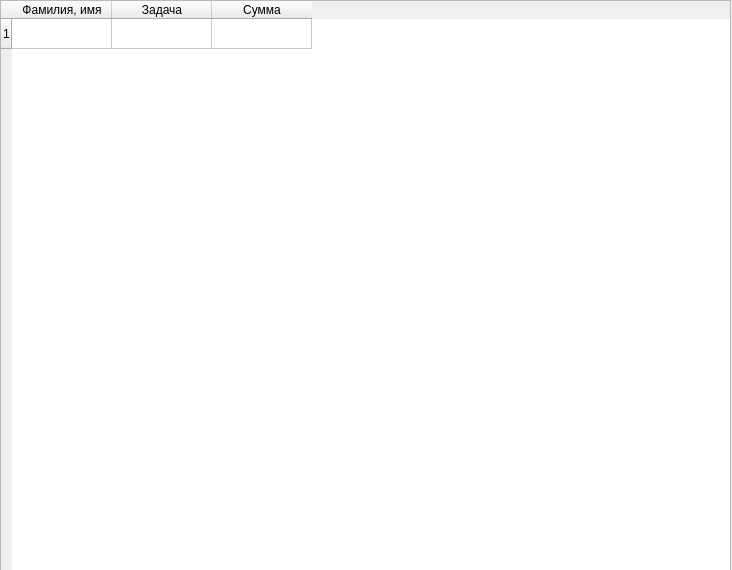
<?xml version="1.0" encoding="UTF-8"?>
<ui version="4.0">
 <class>fin</class>
 <widget class="QWidget" name="fin">
  <property name="geometry">
   <rect>
    <x>0</x>
    <y>0</y>
    <width>732</width>
    <height>570</height>
   </rect>
  </property>
  <property name="mouseTracking">
   <bool>true</bool>
  </property>
  <property name="windowTitle">
   <string>Финансы</string>
  </property>
  <widget class="QTableWidget" name="table">
   <property name="geometry">
    <rect>
     <x>0</x>
     <y>0</y>
     <width>731</width>
     <height>571</height>
    </rect>
   </property>
   <property name="mouseTracking">
    <bool>true</bool>
   </property>
   <property name="sortingEnabled">
    <bool>true</bool>
   </property>
   <row>
    <property name="text">
     <string>1</string>
    </property>
   </row>
   <column>
    <property name="text">
     <string>Фамилия, имя</string>
    </property>
   </column>
   <column>
    <property name="text">
     <string>Задача</string>
    </property>
   </column>
   <column>
    <property name="text">
     <string>Сумма</string>
    </property>
   </column>
  </widget>
 </widget>
 <resources/>
 <connections/>
</ui>
